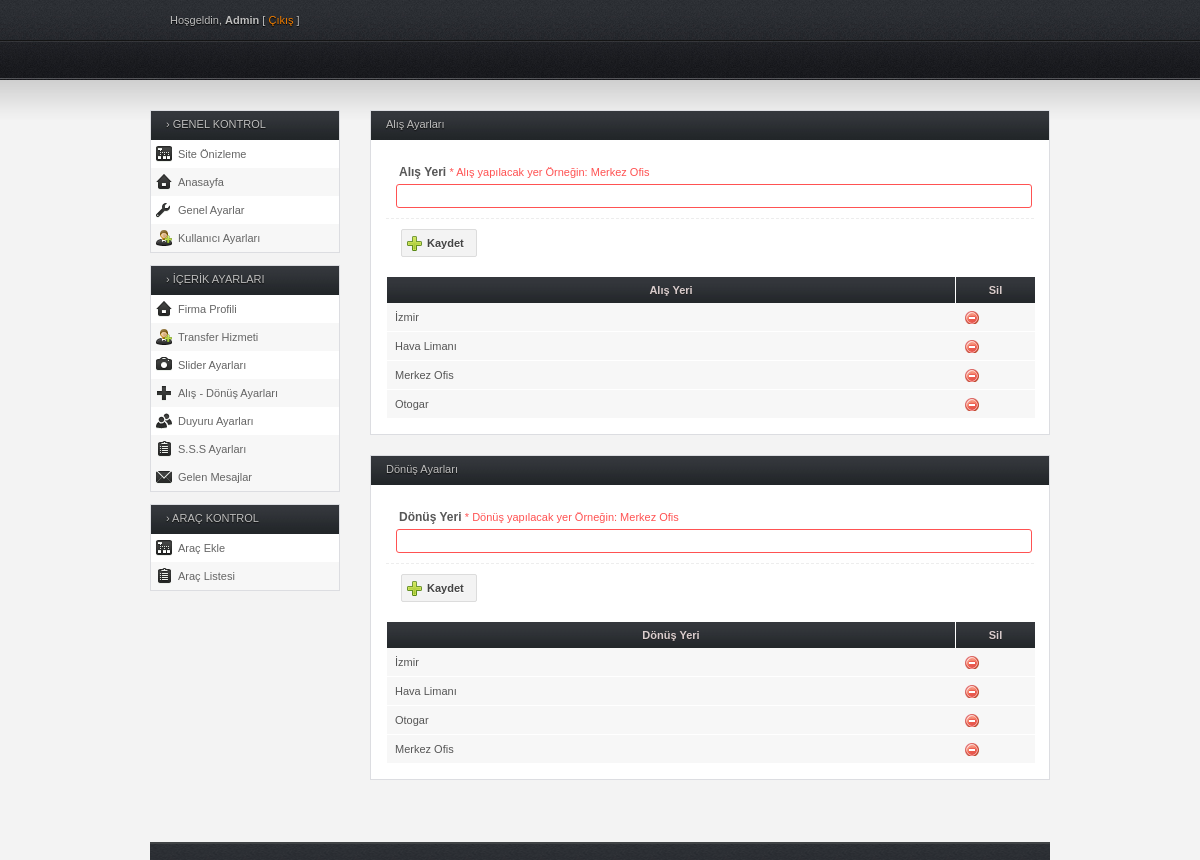
Page /kiralama/admin/alis-donus-ayarlari.php (signed in) on the committed database.
### tables this page shows
CREATE TABLE IF NOT EXISTS `alis` (
  `id` int(11) NOT NULL AUTO_INCREMENT,
  `alis` text NOT NULL,
  PRIMARY KEY (`id`)
);

CREATE TABLE IF NOT EXISTS `donus` (
  `id` int(11) NOT NULL AUTO_INCREMENT,
  `donus` text NOT NULL,
  PRIMARY KEY (`id`)
);

### kiralama/admin/alis-donus-ayarlari.php (the view, shortened to what this page needs)
<!DOCTYPE html PUBLIC "-//W3C//DTD XHTML 1.0 Transitional//EN" "http://www.w3.org/TR/xhtml1/DTD/xhtml1-transitional.dtd">
<html xmlns="http://www.w3.org/1999/xhtml">
<head>
<link rel="stylesheet" type="text/css" href="css/style.css" media="screen" />
<link rel="stylesheet" type="text/css" href="css/navi.css" media="screen" />
</head>
<body>
<div class="wrap">
	<div id="header">
		<div id="top">
			<div class="left">
				<p>Hoşgeldin, <strong>Admin</strong> [ <a href="cikis.php">Çıkış</a> ]</p>
			</div>
		</div>
		<div id="nav">
		</div>
	</div>
	<div id="content">
		<div id="sidebar">
			<?php include("menu.php");?>
		<div id="main">
			<div class="full_w">
				<div class="h_title">Alış Ayarları</div>
				<form action="alis-kaydediliyor.php" method="post">
					<div class="element">
						<label for="alis">Alış Yeri <span class="red">* Alış yapılacak yer Örneğin: Merkez Ofis</span></label>
						<input id="alis" name="alis" class="text err"/>
					</div>
					<div class="entry">
						<button type="submit" class="add">Kaydet</button>
					</div>
				</form>
<?php
include("../database.php");
echo " 				<table>
					<thead>
						<tr>
							<th scope=\"col\">Alış Yeri</th>
							<th scope=\"col\" style=\"width: 65px;\">Sil</th>
						</tr>
					</thead>";
$sor = mysqli_query($db,"SELECT * FROM alis order by id DESC LIMIT 50");
while ($listele = mysqli_fetch_array($sor)) {
$id = $listele['id'];
$alis = $listele['alis'];
		echo "	<tbody>
						<tr>
							<td>$alis</td>
							<td><a href=\"alis-sil.php?id=$id\" class=\"table-icon delete\" title=\"Sil\"></a></td>
						</tr>
					</tbody>";
}
echo " </table>
</div>";
?>
				<div class="full_w">
				<div class="h_title">Dönüş Ayarları</div>
				<form action="donus-kaydediliyor.php" method="post">
					<div class="element">
						<label for="donus">Dönüş Yeri <span class="red">* Dönüş yapılacak yer Örneğin: Merkez Ofis</span></label>
						<input id="donus" name="donus" class="text err"/>
					</div>
					<div class="entry">
						<button type="submit" class="add">Kaydet</button>
					</div>
				</form>
<?php
include("../database.php");
echo " 				<table>
					<thead>
						<tr>
							<th scope=\"col\">Dönüş Yeri</th>
							<th scope=\"col\" style=\"width: 65px;\">Sil</th>
						</tr>
					</thead>";
$sor = mysqli_query($db,"SELECT * FROM donus order by id DESC LIMIT 50");
while ($listele = mysqli_fetch_array($sor)) {
$id = $listele['id'];
$donus = $listele['donus'];
		echo "	<tbody>
						<tr>
							<td>$donus</td>
							<td><a href=\"donus-sil.php?id=$id\" class=\"table-icon delete\" title=\"Sil\"></a></td>
						</tr>
					</tbody>";
}
echo " </table>
</div>";
?>
		</div>
	</div>
	<div id="footer">
	</div>
</div>
</body>
</html>

### kiralama/admin/css/style.css (style rules this page uses)
* { margin: 0; padding: 0; }
body { background: #f3f3f3 url(../img/bg_top.jpg) repeat-x; color: #bebebe; font-family: Tahoma, Arial, Helvetica, sans-serif; font-size: 11px; margin: 0; }
a { text-decoration: none; }
button, .button { background: #F3F3F3; border: 1px solid #DCDCDC; border-radius: 2px; color: #444444; cursor: pointer; display: inline-block; font: 700 11px Tahoma, Arial, sans-serif; margin-right: 10px; padding: 7px 12px 7px 12px; position: relative; text-decoration: none; text-shadow: 0px 1px 0px #FFFFFF; }
.wrap { margin: 0 auto; width: 900px; }
#header #top { height: 34px; padding: 14px 20px 0 20px; }
#header #top p { text-shadow: #000 0px 1px 1px; }
#header #top a { color: #f07e01; }
#content { margin: 30px 0 30px 0; }
#content tr:nth-child(odd) { background: #f7f7f7; }
#content #sidebar { float: left; margin: 0 20px 0 0; width: 190px; }
#content #main { float: right; margin: 0 0 12px 0; width: 680px; }
#main .full_w { background: #ffffff; border: 1px solid #DCDDE1; color: #848484; margin: 0 0 20px 0; }
#main .full_w .h_title, #main .half_w .h_title { background: url(../img/bg_box_head.jpg) repeat-x; color: #bebebe; font-size: 11px; font-weight: normal; height: 22px; padding: 7px 0 0 15px; text-shadow: #0E0E0E 0px 1px 1px; }
#main form { margin: 15px; }
#main form .element { clear: both; border-bottom: 1px dashed #ededed; display: block; margin: 0; padding: 10px 10px; }
#main form label { color: #575757; display: block; font-size: 12px; font-weight: bold; margin: 0 0 5px 0; padding: 0 0 0 3px; }
#main form label span { color: #b8b8b8; font-size: 11px; font-weight: normal; }
#main form input, #main form select, #main form textarea { background: #FFFFFF; border: 1px solid #DDDDDD; border-radius: 3px; font-size: 11px; font-family: Tahoma, Arial, Helvetica, sans-serif; padding: 5px 3px; }
#main form .text { width: 100%; }
#main form .err { border: 1px solid #FF5252; }
#main form .red { color: #FF5252; }
table { border-collapse: collapse; margin: 15px; width: 650px; }
table th { background: url(../img/bg_box_head.jpg) repeat-x; color: #DACDCD; border-left: 1px solid #ffffff; border-right: 1px solid #ffffff; font-size: 11px; font-weight: bold; padding: 7px; text-shadow: 0px 1px #242424; }
table tr { border-left: 1px solid #ffffff; border-right: 1px solid #ffffff; }
table td { border-bottom: 1px solid #ffffff; border-top: 1px solid ffffff; color: #565656; padding: 8px; }
.table-icon { padding: 1px 8px; margin-right: 5px; }
.delete.table-icon { background: url(../img/i_delete.png) no-repeat; }
#footer { background: url(../img/bg_top.jpg) repeat-x top center; border-top: 2px solid #404345; color: #939393; float: left; margin: 0 auto; padding: 8px 20px; text-shadow: #111111 0px 1px 1px; width: 860px; }
.entry { color: #444; margin: 5px 0; padding: 5px 15px; text-shadow: 0px 1px #ffffff; }
.add { background: #F3F3F3 url(../img/i_add.png) no-repeat 4px center; padding-left: 25px; }
.left { float: left; }

### kiralama/admin/css/navi.css (style rules this page uses)
#header #nav { height: 27px; margin:0; padding: 5px 20px 0 10px; position: relative; }

### rows in the picture
alis: alis "İzmir"
alis: alis "Hava Limanı"
alis: alis "Merkez Ofis"
alis: alis "Otogar"
donus: donus "İzmir"
donus: donus "Hava Limanı"
donus: donus "Otogar"
donus: donus "Merkez Ofis"
